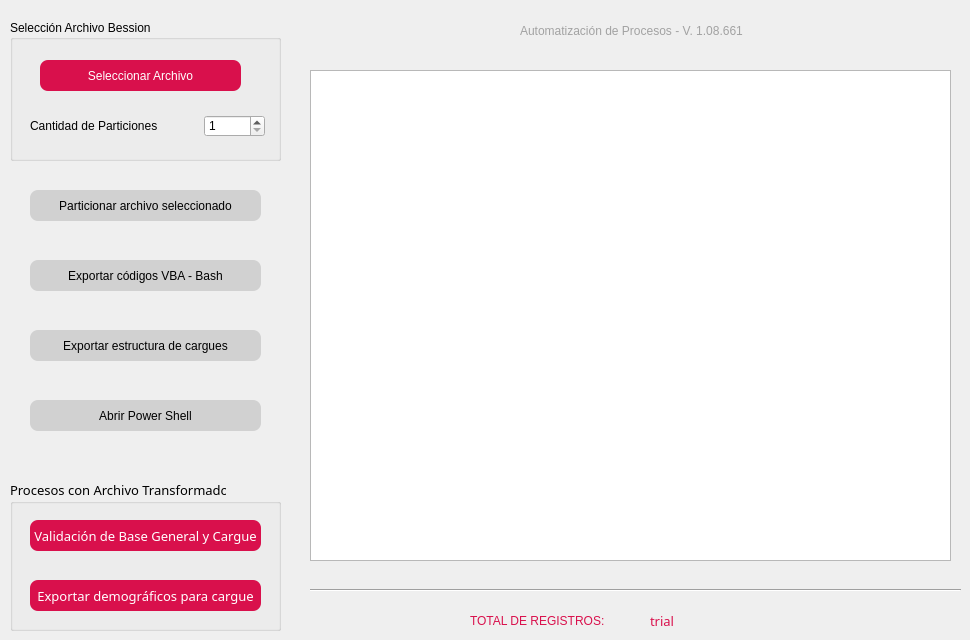
      <widget class="QWidget" name="Upload">
       <attribute name="title">
        <string>Procesos CAM Unif</string>
       </attribute>
       <widget class="QLabel" name="label_Version_Control_2">
        <property name="geometry">
         <rect>
          <x>520</x>
          <y>20</y>
          <width>251</width>
          <height>21</height>
         </rect>
        </property>
        <property name="styleSheet">
         <string notr="true">color: rgb(162, 162, 162);
font: italic 10pt &quot;MS Sans Serif&quot;;</string>
        </property>
        <property name="text">
         <string>Automatización de Procesos - V. 1.08.661</string>
        </property>
       </widget>
       <widget class="QGroupBox" name="Group_Selection_Starter">
        <property name="geometry">
         <rect>
          <x>10</x>
          <y>20</y>
          <width>271</width>
          <height>141</height>
         </rect>
        </property>
        <property name="styleSheet">
         <string notr="true">font: 63 10pt &quot;Bahnschrift SemiBold&quot;;</string>
        </property>
        <property name="title">
         <string>Selección Archivo Bession</string>
        </property>
        <widget class="QPushButton" name="pushButton_Select_File">
         <property name="geometry">
          <rect>
           <x>30</x>
           <y>40</y>
           <width>201</width>
           <height>31</height>
          </rect>
         </property>
         <property name="styleSheet">
          <string notr="true">QPushButton
{
	border-radius:8px;
	color: rgb(255, 255, 255);
	background-color: rgb(217, 16, 76);
}
QPushButton:Hover
{
	color: rgb(255, 255, 255);
	background-color: rgb(94, 94, 94);
}
QPushButton:pressed
{
	color: rgb(255, 255, 255);
	background-color: rgb(0, 0, 0);
}
</string>
         </property>
         <property name="text">
          <string>Seleccionar Archivo</string>
         </property>
         <property name="default">
          <bool>false</bool>
         </property>
        </widget>
        <widget class="QSpinBox" name="spinBox_Partitions">
         <property name="geometry">
          <rect>
           <x>194</x>
           <y>95</y>
           <width>61</width>
           <height>22</height>
          </rect>
         </property>
         <property name="minimum">
          <number>1</number>
         </property>
         <property name="maximum">
          <number>50</number>
         </property>
        </widget>
        <widget class="QLabel" name="label_Partitions">
         <property name="geometry">
          <rect>
           <x>20</x>
           <y>90</y>
           <width>168</width>
           <height>31</height>
          </rect>
         </property>
         <property name="styleSheet">
          <string notr="true">font: 63 10pt &quot;Bahnschrift SemiBold&quot;;</string>
         </property>
         <property name="text">
          <string>Cantidad de Particiones           </string>
         </property>
        </widget>
        <widget class="QGroupBox" name="Group_Selection_Starter_8">
         <property name="geometry">
          <rect>
           <x>250</x>
           <y>140</y>
           <width>271</width>
           <height>141</height>
          </rect>
         </property>
         <property name="styleSheet">
          <string notr="true">font: 63 10pt &quot;Bahnschrift SemiBold&quot;;</string>
         </property>
         <property name="title">
          <string>Selección Archivo Bession</string>
         </property>
         <widget class="QPushButton" name="pushButton_Select_File_7">
          <property name="geometry">
           <rect>
            <x>30</x>
            <y>40</y>
            <width>201</width>
            <height>31</height>
           </rect>
          </property>
          <property name="styleSheet">
           <string notr="true">QPushButton
{
	border-radius:8px;
	color: rgb(255, 255, 255);
	background-color: rgb(217, 16, 76);
}
QPushButton:Hover
{
	color: rgb(255, 255, 255);
	background-color: rgb(94, 94, 94);
}
QPushButton:pressed
{
	color: rgb(255, 255, 255);
	background-color: rgb(0, 0, 0);
}
</string>
          </property>
          <property name="text">
           <string>Seleccionar Archivo</string>
          </property>
          <property name="default">
           <bool>false</bool>
          </property>
         </widget>
         <widget class="QSpinBox" name="spinBox_Partitions_7">
          <property name="geometry">
           <rect>
            <x>194</x>
            <y>95</y>
            <width>61</width>
            <height>22</height>
           </rect>
          </property>
          <property name="minimum">
           <number>1</number>
          </property>
          <property name="maximum">
           <number>50</number>
          </property>
         </widget>
         <widget class="QLabel" name="label_Partitions_7">
          <property name="geometry">
           <rect>
            <x>20</x>
            <y>90</y>
            <width>168</width>
            <height>31</height>
           </rect>
          </property>
          <property name="styleSheet">
           <string notr="true">font: 63 10pt &quot;Bahnschrift SemiBold&quot;;</string>
          </property>
          <property name="text">
           <string>Cantidad de Particiones           </string>
          </property>
         </widget>
        </widget>
       </widget>
       <widget class="QPushButton" name="pushButton_Partitions_BD">
        <property name="geometry">
         <rect>
          <x>30</x>
          <y>190</y>
          <width>231</width>
          <height>31</height>
         </rect>
        </property>
        <property name="styleSheet">
         <string notr="true">QPushButton
{
	border-radius:8px;
	color: rgb(0, 0, 0);
	background-color: rgb(209, 209, 209);
}
QPushButton:Hover
{
	color: rgb(255, 255, 255);
	background-color: rgb(217, 16, 76);
}
QPushButton:pressed
{
	color: rgb(255, 255, 255);
	background-color: rgb(0, 0, 0);
}
</string>
        </property>
        <property name="text">
         <string>Particionar archivo seleccionado</string>
        </property>
        <property name="default">
         <bool>false</bool>
        </property>
       </widget>
       <widget class="QPushButton" name="pushButton_Coding">
        <property name="geometry">
         <rect>
          <x>30</x>
          <y>260</y>
          <width>231</width>
          <height>31</height>
         </rect>
        </property>
        <property name="styleSheet">
         <string notr="true">QPushButton
{
	border-radius:8px;
	color: rgb(0, 0, 0);
	background-color: rgb(209, 209, 209);
}
QPushButton:Hover
{
	color: rgb(255, 255, 255);
	background-color: rgb(217, 16, 76);
}
QPushButton:pressed
{
	color: rgb(255, 255, 255);
	background-color: rgb(0, 0, 0);
}
</string>
        </property>
        <property name="text">
         <string>Exportar códigos VBA - Bash</string>
        </property>
        <property name="default">
         <bool>false</bool>
        </property>
       </widget>
       <widget class="QGraphicsView" name="graphicsView">
        <property name="geometry">
         <rect>
          <x>310</x>
          <y>70</y>
          <width>641</width>
          <height>491</height>
         </rect>
        </property>
       </widget>
       <widget class="QLabel" name="label_Total_Registers_3">
        <property name="geometry">
         <rect>
          <x>470</x>
          <y>610</y>
          <width>161</width>
          <height>21</height>
         </rect>
        </property>
        <property name="styleSheet">
         <string notr="true">color: rgb(217, 16, 76);
font: 87 9pt &quot;Arial Black&quot;;</string>
        </property>
        <property name="text">
         <string>TOTAL DE REGISTROS:</string>
        </property>
       </widget>
       <widget class="QLabel" name="label_Total_Registers_4">
        <property name="geometry">
         <rect>
          <x>650</x>
          <y>610</y>
          <width>111</width>
          <height>21</height>
         </rect>
        </property>
        <property name="font">
         <font>
          <family>Arial Black</family>
          <pointsize>10</pointsize>
          <weight>10</weight>
          <italic>false</italic>
          <bold>false</bold>
         </font>
        </property>
        <property name="styleSheet">
         <string notr="true">color: rgb(217, 16, 76);
font: 87 10pt &quot;Arial Black&quot;;</string>
        </property>
        <property name="text">
         <string>trial</string>
        </property>
       </widget>
       <widget class="Line" name="line_Vertical_4">
        <property name="geometry">
         <rect>
          <x>310</x>
          <y>580</y>
          <width>651</width>
          <height>20</height>
         </rect>
        </property>
        <property name="orientation">
         <enum>Qt::Horizontal</enum>
        </property>
       </widget>
       <widget class="QPushButton" name="pushButton_Coding_3">
        <property name="geometry">
         <rect>
          <x>30</x>
          <y>400</y>
          <width>231</width>
          <height>31</height>
         </rect>
        </property>
        <property name="styleSheet">
         <string notr="true">QPushButton
{
	border-radius:8px;
	color: rgb(0, 0, 0);
	background-color: rgb(209, 209, 209);
}
QPushButton:Hover
{
	color: rgb(255, 255, 255);
	background-color: rgb(217, 16, 76);
}
QPushButton:pressed
{
	color: rgb(255, 255, 255);
	background-color: rgb(0, 0, 0);
}
</string>
        </property>
        <property name="text">
         <string>Abrir Power Shell</string>
        </property>
        <property name="default">
         <bool>false</bool>
        </property>
       </widget>
       <widget class="QPushButton" name="pushButton_Partitions_BD_30">
        <property name="geometry">
         <rect>
          <x>30</x>
          <y>330</y>
          <width>231</width>
          <height>31</height>
         </rect>
        </property>
        <property name="styleSheet">
         <string notr="true">QPushButton
{
	border-radius:8px;
	color: rgb(0, 0, 0);
	background-color: rgb(209, 209, 209);
}
QPushButton:Hover
{
	color: rgb(255, 255, 255);
	background-color: rgb(217, 16, 76);
}
QPushButton:pressed
{
	color: rgb(255, 255, 255);
	background-color: rgb(0, 0, 0);
}
</string>
        </property>
        <property name="text">
         <string>Exportar estructura de cargues</string>
        </property>
        <property name="default">
         <bool>false</bool>
        </property>
       </widget>
       <widget class="QLabel" name="label_LOGO_10">
        <property name="geometry">
         <rect>
          <x>330</x>
          <y>85</y>
          <width>601</width>
          <height>451</height>
         </rect>
        </property>
        <property name="text">
         <string/>
        </property>
        <property name="pixmap">
         <pixmap>../resources/Map_.png</pixmap>
        </property>
        <property name="scaledContents">
         <bool>true</bool>
        </property>
       </widget>
       <widget class="QGroupBox" name="Group_Selection_Starter_9">
        <property name="geometry">
         <rect>
          <x>10</x>
          <y>480</y>
          <width>271</width>
          <height>151</height>
         </rect>
        </property>
        <property name="font">
         <font>
          <family>Bahnschrift SemiBold</family>
          <pointsize>10</pointsize>
          <weight>7</weight>
          <italic>false</italic>
          <bold>false</bold>
         </font>
        </property>
        <property name="styleSheet">
         <string notr="true">font: 63 10pt &quot;Bahnschrift SemiBold&quot;;</string>
        </property>
        <property name="title">
         <string>Procesos con Archivo Transformado</string>
        </property>
        <widget class="QPushButton" name="pushButton_CAM">
         <property name="geometry">
          <rect>
           <x>20</x>
           <y>40</y>
           <width>231</width>
           <height>31</height>
          </rect>
         </property>
         <property name="font">
          <font>
           <family>Bahnschrift SemiBold</family>
           <pointsize>10</pointsize>
           <weight>7</weight>
           <italic>false</italic>
           <bold>false</bold>
          </font>
         </property>
         <property name="styleSheet">
          <string notr="true">QPushButton
{
	border-radius:8px;
	color: rgb(255, 255, 255);
	background-color: rgb(217, 16, 76);
}
QPushButton:Hover
{
	color: rgb(255, 255, 255);
	background-color: rgb(94, 94, 94);
}
QPushButton:pressed
{
	color: rgb(255, 255, 255);
	background-color: rgb(0, 0, 0);
}
</string>
         </property>
         <property name="text">
          <string>Validación de Base General y Cargue</string>
         </property>
         <property name="default">
          <bool>false</bool>
         </property>
        </widget>
        <widget class="QPushButton" name="pushButton_MINS">
         <property name="geometry">
          <rect>
           <x>20</x>
           <y>100</y>
           <width>231</width>
           <height>31</height>
          </rect>
         </property>
         <property name="font">
          <font>
           <family>Bahnschrift SemiBold</family>
           <pointsize>10</pointsize>
           <weight>7</weight>
           <italic>false</italic>
           <bold>false</bold>
          </font>
         </property>
         <property name="styleSheet">
          <string notr="true">QPushButton
{
	border-radius:8px;
	color: rgb(255, 255, 255);
	background-color: rgb(217, 16, 76);
}
QPushButton:Hover
{
	color: rgb(255, 255, 255);
	background-color: rgb(94, 94, 94);
}
QPushButton:pressed
{
	color: rgb(255, 255, 255);
	background-color: rgb(0, 0, 0);
}
</string>
         </property>
         <property name="text">
          <string>Exportar demográficos para cargue</string>
         </property>
         <property name="default">
          <bool>false</bool>
         </property>
        </widget>
       </widget>
       <zorder>graphicsView</zorder>
       <zorder>label_Version_Control_2</zorder>
       <zorder>Group_Selection_Starter</zorder>
       <zorder>pushButton_Partitions_BD</zorder>
       <zorder>pushButton_Coding</zorder>
       <zorder>label_Total_Registers_3</zorder>
       <zorder>label_Total_Registers_4</zorder>
       <zorder>line_Vertical_4</zorder>
       <zorder>pushButton_Coding_3</zorder>
       <zorder>pushButton_Partitions_BD_30</zorder>
       <zorder>label_LOGO_10</zorder>
       <zorder>Group_Selection_Starter_9</zorder>
      </widget>
